Frame 1 (no input): blank canvas, image omitted
Frame 60 (the mouse pressed at the canvas centre just before this capture): blank canvas, image omitted
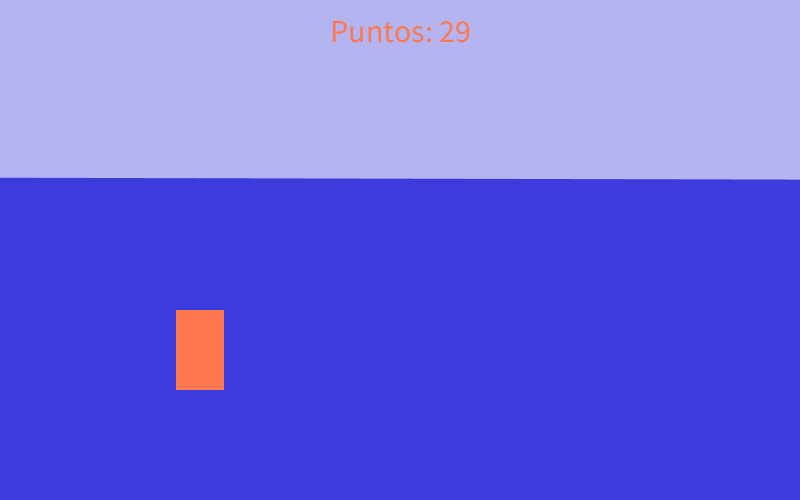
Frame 120 (the mouse held since frame 60 and released just before this capture)

The Processing sketch whose frames 1 and 60 were blank and that drew this single picture after the mouse press (run headless with seeded random() and noise(); from frame 60 on, the mouse is pressed at the canvas centre):

// Processing sketch: protoPinas
// ── protoPinas.pde
ArrayList<Objeto> objetos;
boolean keyClick, gameOver;
float velx;
float puntos;
int time;
Player player;
String state;

void setup() {
  size(800, 500); 
  state = "menu";
  reset();

  textSize(32);
  textAlign(CENTER, CENTER);
}

void reset() {
  velx = 5;
  puntos = 0;
  time = 0;
  gameOver = false;
  player = new Player(width/4, height*0.5);
  objetos = new ArrayList<Objeto>();
}

void draw() {

  if (state.equals("menu")) {
    updateMenu();
  } else if (state.equals("game")) {
    updateGame();
  } else if (state.equals("gameover")) {
    updateGameOver();
  }
  
  keyClick = false;
}

void updateMenu() {
  if (keyClick) {
    reset();
    state = "game";
  }

  background(0);
  fill(255);
  text("MENU", width/2, height/2);
}

void updateGame() {
  velx += 0.001;
  puntos += velx*0.1;
  background(180, 180, 240);
  noStroke();
  fill(60, 60, 220);
  float a1 = cos(frameCount*0.07)*14;
  float a2 = cos(frameCount*0.07+PI*0.7)*14;
  beginShape();
  vertex(0, height*0.37+a1);
  vertex(width, height*0.37+a2);
  vertex(width, height);
  vertex(0, height);
  endShape();

  if (random(1) < 0.01) {
    objetos.add(new Tiburon());
  }

  if (random(1) < 0.003) {
    objetos.add(new Pizza());
  }

  for (int i = 0; i < objetos.size (); i++) {
    Objeto o = objetos.get(i);
    o.update();
    if (o.remove) objetos.remove(i--);
  }
  player.update();

  if (gameOver) {
    state = "gameover";
  }

  text("Puntos: "+int(puntos), width/2, 30);
}

void updateGameOver() {
  if (keyClick) {
    state = "menu";
  }

  background(0);
  fill(255);
  text("GAME OVER", width/2, height/2);
}


void keyPressed() {
  keyClick = true;
  if (keyCode == UP || key == 'w') player.up = true; 
  if (keyCode == DOWN || key == 's') player.down = true;
}

void keyReleased() {
  if (keyCode == UP || key == 'w') player.up = false; 
  if (keyCode == DOWN || key == 's') player.down = false;
}

void mousePressed() {
  keyClick = true;
  if (mouseY+player.h/2 < player.y) player.up = true; 
  if (mouseY-player.h/2 > player.y) player.down = true;
}

class Player {
  boolean up, down;
  float cy, dy;
  float x, y, w, h;
  int carril;
  Player(float x, float y) {
    this.x = x; 
    this.y = y;
    cy = y;
    w = 48;
    h = 80;
    dy = 100;
    rectMode(CENTER);
    carril = 1;
  }

  void update() {
    if (up) {  
      carril--;
      if (carril < 0) carril = 0;
    } else if (down) {
      carril++;
      if (carril > 2) carril = 2;
    }
    y += ((cy+carril*dy)-y)*0.2;
    up = false; 
    down = false;
    show();
  }

  void show() {
    fill(255, 120, 80);
    rect(x, y, w, h);
  }
}

class Objeto {
  boolean remove;
  float x, y, w, h;
  float vel;
  int carril;
  Objeto() {
    w = 60; 
    h = 60;
    carril = int(random(3));
    x += width+h*random(1, 2.5);
    int dy = 100;
    y = height*0.5+carril*dy;
    vel = 3;
  }

  void update() {
    x -= velx;
    if (x < -w) {
      remove = true;
    }
    if (rectCollision(x, y, w, h, player.x, player.y, player.w, player.h)) {
      collision();
    }
    show();
  }

  void show() {
  }

  void collision() {
    remove = true;
  }
}

class Tiburon extends Objeto {
  Tiburon() {
    super();
  }
  void show() {
    fill(160);
    arc(x+w/2, y+h/2, w*2, h*2, PI, PI*1.6);
  }  
  void collision() {
    gameOver = true;
    remove = true;
  }
}

class Pizza extends Objeto {
  Pizza() {
    super();
  }
  void show() {
    fill(240, 240, 180);
    ellipse(x, y, w, h);
  }

  void collision() {
    puntos += 250;
    remove = true;
  }
}


boolean rectCollision(float x1, float y1, float w1, float h1, float x2, float y2, float w2, float h2) {
  fill(255, 0, 0, 80);
  rect(x1, y1, w1, h1);
  rect(x2, y2, w2, h2);

  float dx = abs(x1-x2);
  float dy = abs(y1-y2);
  return dx < (w1+w2)/2 && dy < (h1+h2)/2;
}
